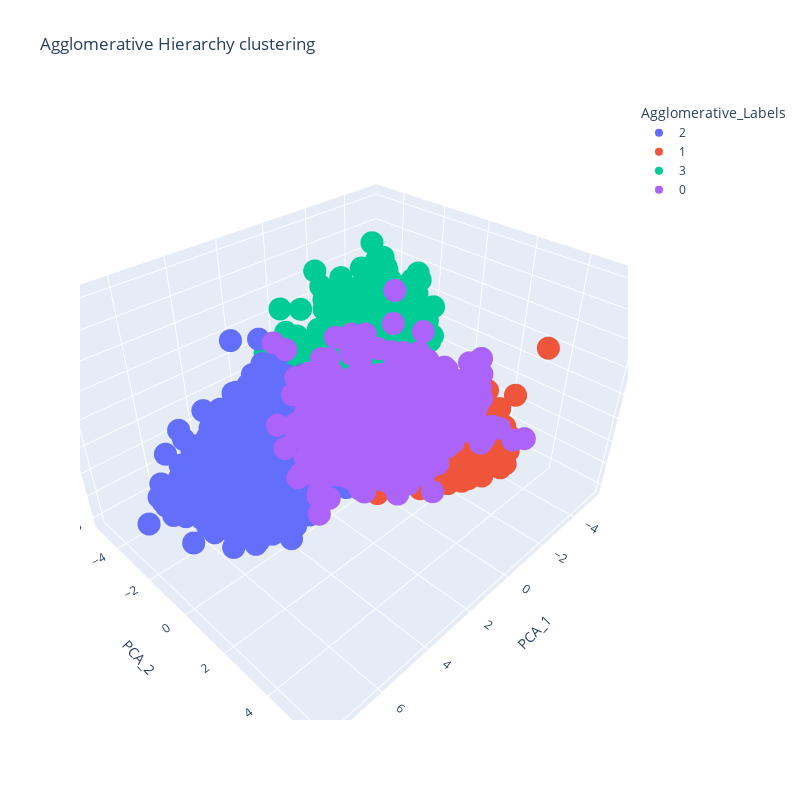

The code cell stored with this chart in its notebook:
### Code cell
px.scatter_3d(
    pca_df,
    x = "PCA_1",
    y = "PCA_2",
    z = "PCA_3",
    color = 'Agglomerative_Labels',
    title = 'Agglomerative Hierarchy clustering',
    width = 800,
    height = 800
)

### Figure 1 — Plotly figure (JSON) as saved in the notebook; plotly's stock layout.template omitted (floating-point values rounded to 4 significant figures; data arrays with more than 128 entries replaced by an {"elided": "..."} marker saying what was removed)
{"data": [{"hovertemplate": "Agglomerative_Labels=2<br>PCA_1=%{x}<br>PCA_2=%{y}<br>PCA_3=%{z}<extra></extra>", "legendgroup": "2", "marker": {"color": "#636efa", "symbol": "circle"}, "mode": "markers", "name": "2", "scene": "scene", "showlegend": true, "type": "scatter3d", "x": {"elided": "523 float values"}, "y": {"elided": "523 float values"}, "z": {"elided": "523 float values"}}, {"hovertemplate": "Agglomerative_Labels=1<br>PCA_1=%{x}<br>PCA_2=%{y}<br>PCA_3=%{z}<extra></extra>", "legendgroup": "1", "marker": {"color": "#EF553B", "symbol": "circle"}, "mode": "markers", "name": "1", "scene": "scene", "showlegend": true, "type": "scatter3d", "x": {"elided": "625 float values"}, "y": {"elided": "625 float values"}, "z": {"elided": "625 float values"}}, {"hovertemplate": "Agglomerative_Labels=3<br>PCA_1=%{x}<br>PCA_2=%{y}<br>PCA_3=%{z}<extra></extra>", "legendgroup": "3", "marker": {"color": "#00cc96", "symbol": "circle"}, "mode": "markers", "name": "3", "scene": "scene", "showlegend": true, "type": "scatter3d", "x": {"elided": "490 float values"}, "y": {"elided": "490 float values"}, "z": {"elided": "490 float values"}}, {"hovertemplate": "Agglomerative_Labels=0<br>PCA_1=%{x}<br>PCA_2=%{y}<br>PCA_3=%{z}<extra></extra>", "legendgroup": "0", "marker": {"color": "#ab63fa", "symbol": "circle"}, "mode": "markers", "name": "0", "scene": "scene", "showlegend": true, "type": "scatter3d", "x": {"elided": "563 float values"}, "y": {"elided": "563 float values"}, "z": {"elided": "563 float values"}}], "layout": {"height": 800, "legend": {"title": {"text": "Agglomerative_Labels"}, "tracegroupgap": 0}, "scene": {"aspectmode": "auto", "aspectratio": {"x": 1.245, "y": 1.027, "z": 0.7818}, "domain": {"x": [0, 1], "y": [0, 1]}, "xaxis": {"title": {"text": "PCA_1"}, "type": "linear"}, "yaxis": {"title": {"text": "PCA_2"}, "type": "linear"}, "zaxis": {"title": {"text": "PCA_3"}, "type": "linear"}}, "title": {"text": "Agglomerative Hierarchy clustering"}, "width": 800}}
